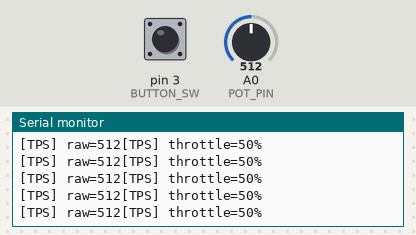
A program run on a simulated Arduino Uno, built with avr-gcc and run on an emulated ATmega328P. Parts: the last lines printed to the serial monitor. The inputs (shaded band) are chosen by the test bench; at power-on: pin 3 (BUTTON_SW) HIGH, A0 (POT_PIN) = 512.

Above: at 0.8 s.
0.9 s: pin 3 (BUTTON_SW) pulled LOW for 0.15 s
2.5 s: A0 (POT_PIN) set to 716
At 2.69 s:
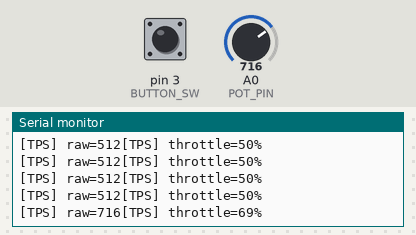
4.0 s: pin 3 (BUTTON_SW) pulled LOW for 1 s
At 4.01 s:
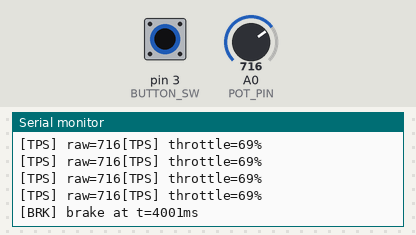
6.5 s: A0 (POT_PIN) set to 1023
At 6.59 s:
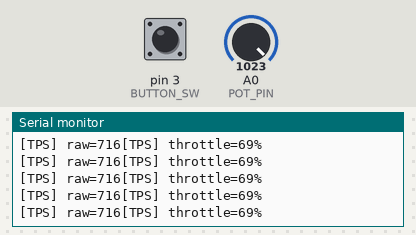
Timing chart, 0 to 9.5 s (numbered marks = the images above; inputs shaded):
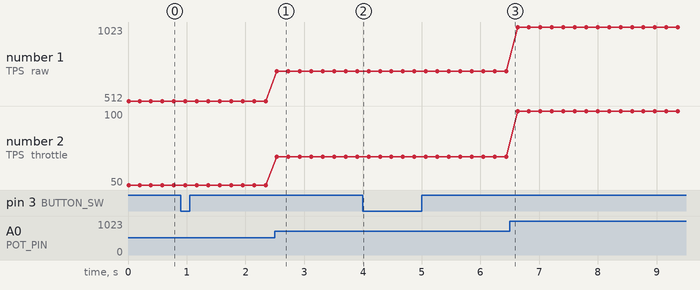

The program:

main.cpp
```cpp
#include <Arduino.h>
#include <Arduino_FreeRTOS.h>
#include <semphr.h>
#include <queue.h>

#define BUTTON_SW 3
#define POT_PIN A0

// ── FreeRTOS handles ─────────────────────────────────────────
SemaphoreHandle_t buttonSemaphore;
SemaphoreHandle_t serialMutex;
QueueHandle_t sensorQueue;

volatile unsigned long lastPressTime = 0;

// ─────────────────────────────────────────────────────────────
// ISR — button debounced
// ─────────────────────────────────────────────────────────────
void isrButton()
{
  unsigned long now = millis();
  if (now - lastPressTime < 200)
    return;
  lastPressTime = now;
  BaseType_t xHigherPriorityTaskWoken = pdFALSE;
  xSemaphoreGiveFromISR(buttonSemaphore, &xHigherPriorityTaskWoken);
  portYIELD_FROM_ISR();
}

// ─────────────────────────────────────────────────────────────
// Task 1 — sensor producer
// Reads potentiometer every 200ms using vTaskDelayUntil
// Converts raw 0-1023 to percentage 0-100
// Simulates throttle position sensor (TPS)
// ─────────────────────────────────────────────────────────────
void taskSensorProducer(void *pvParameters)
{
  TickType_t xLastWakeTime = xTaskGetTickCount();
  const TickType_t xPeriod = pdMS_TO_TICKS(200);

  for (;;)
  {
    int raw = analogRead(POT_PIN);
    int percentage = map(raw, 0, 1023, 0, 100);

    // send to queue — non blocking, discard if full
    xQueueSend(sensorQueue, &percentage, 0);

    vTaskDelayUntil(&xLastWakeTime, xPeriod);
  }
}

// ─────────────────────────────────────────────────────────────
// Task 2 — sensor consumer
// Receives from queue and prints
// Simulates ECU processing throttle position
// ─────────────────────────────────────────────────────────────
void taskSensorConsumer(void *pvParameters)
{
  int value;

  for (;;)
  {
    if (xQueueReceive(sensorQueue, &value, pdMS_TO_TICKS(500)) == pdTRUE)
    {
      int raw = analogRead(POT_PIN);
      xSemaphoreTake(serialMutex, portMAX_DELAY);
      Serial.print(F("[TPS] raw="));
      Serial.print(raw);
      Serial.print(F("[TPS] throttle="));
      Serial.print(value);
      Serial.println(F("%"));
      xSemaphoreGive(serialMutex);
    }
  }
}

// ─────────────────────────────────────────────────────────────
// Task 3 — button handler
// Highest priority — responds instantly to brake event
// ─────────────────────────────────────────────────────────────
void taskButton(void *pvParameters)
{
  for (;;)
  {
    if (xSemaphoreTake(buttonSemaphore, portMAX_DELAY) == pdTRUE)
    {
      xSemaphoreTake(serialMutex, portMAX_DELAY);
      Serial.print(F("[BRK] brake at t="));
      Serial.print(millis());
      Serial.println(F("ms"));
      xSemaphoreGive(serialMutex);
    }
  }
}

void setup()
{
  Serial.begin(9600);
  Serial.println(F("Boot"));

  pinMode(BUTTON_SW, INPUT_PULLUP);
  pinMode(POT_PIN, INPUT);

  attachInterrupt(digitalPinToInterrupt(BUTTON_SW), isrButton, FALLING);

  buttonSemaphore = xSemaphoreCreateBinary();
  serialMutex = xSemaphoreCreateMutex();
  sensorQueue = xQueueCreate(5, sizeof(int));

  xTaskCreate(taskSensorProducer, "Prod", 100, NULL, 2, NULL);
  xTaskCreate(taskSensorConsumer, "Cons", 100, NULL, 1, NULL);
  xTaskCreate(taskButton, "Btn", 100, NULL, 3, NULL);

  Serial.println(F("Go"));
  vTaskStartScheduler();
}

void loop() {}
```

Measured:
- after the input at 2.5 s, the serial monitor: prints a new line at once (image 1)
- after the input at 4.0 s, the serial monitor: prints a new line at once (image 2)
- plotted number 1: 512 → 716 after the input at 2.5 s, 716 → 1023 after the input at 6.5 s
- plotted number 2: 50 → 69 after the input at 2.5 s, 69 → 100 after the input at 6.5 s
